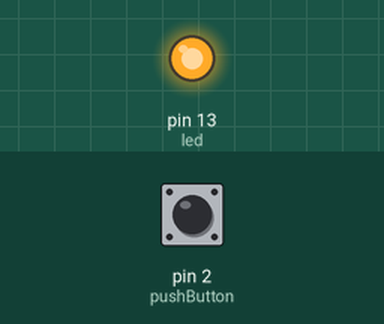
This sketch was run on a simulated Arduino Uno, built with avr-gcc and run on an emulated ATmega328P. Parts: output pins drawn as LEDs (lit = HIGH). Inputs (shaded band) come from the test bench; at power-on: pin 2 (pushButton) HIGH.

Above: at 1.2 s.
1.3 s: pin 2 (pushButton) pulled LOW for 0.15 s
At 1.37 s:
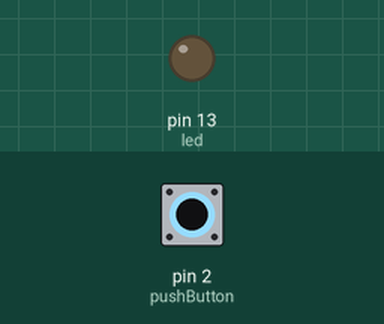
2.9 s: pin 2 (pushButton) pulled LOW for 3.2 s
At 7.0 s:
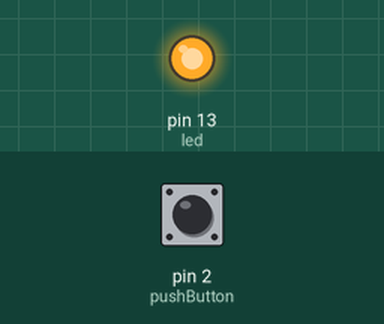
Timing chart, 0 to 8.5 s (numbered marks = the images above; inputs shaded):
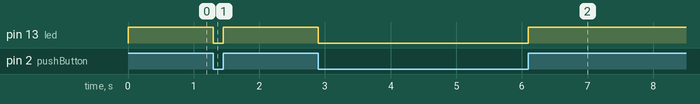

The sketch:

inout_output.ino
```cpp
int pushButton = 2;
int led =13;


void setup() {

  pinMode(led, OUTPUT);
  pinMode(pushButton, INPUT);
}


void loop() {
  int buttonState = digitalRead(pushButton);
    if(buttonState == 0){
      digitalWrite(led, LOW);}
    else
      {digitalWrite(led, HIGH);}
}
```

Measured:
- after the input at 1.3 s, pin 13 (led): HIGH → LOW at once, → HIGH 0.15 s later
- after the input at 2.9 s, pin 13 (led): HIGH → LOW at once, → HIGH 3.2 s later
